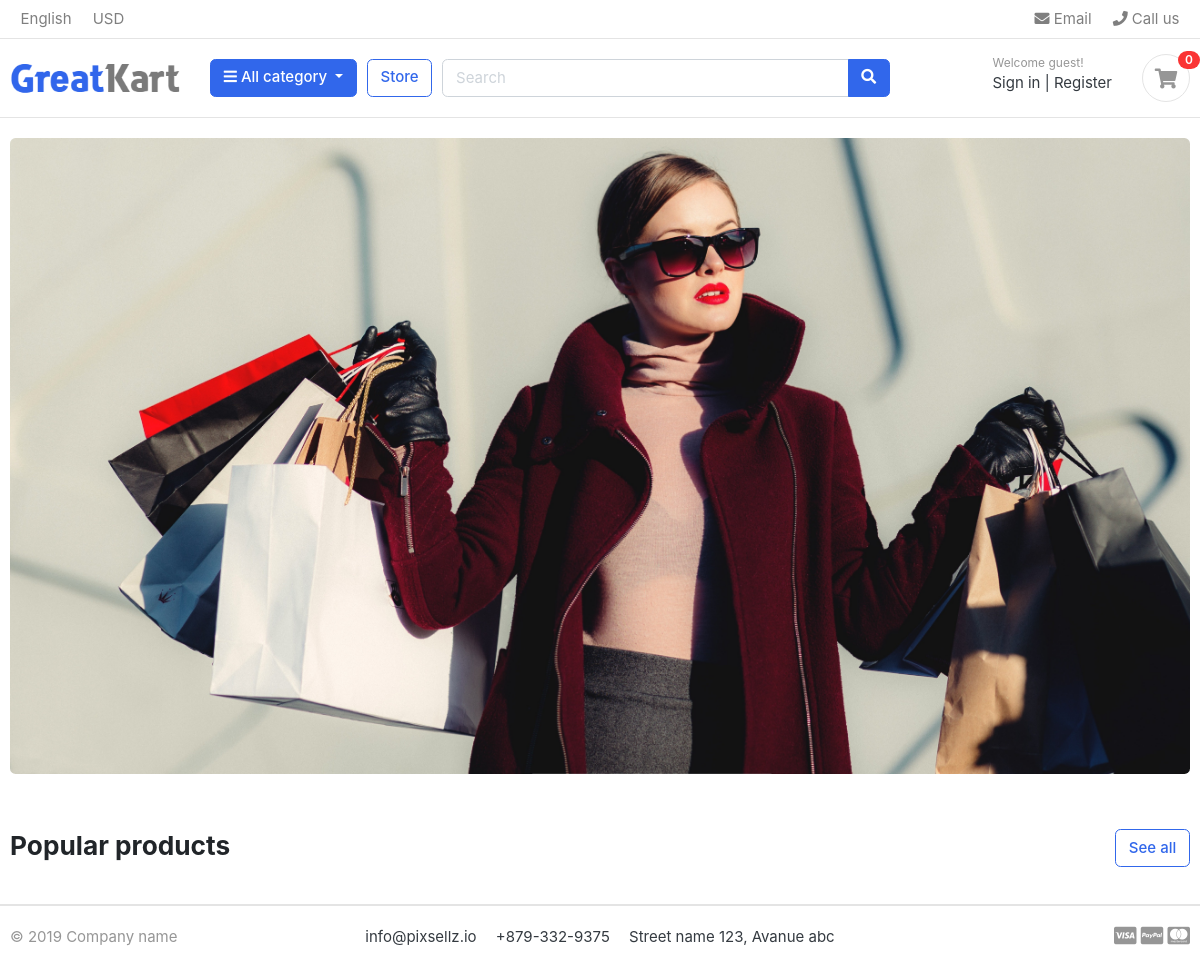
/, run on an earlier commit of the app's database.
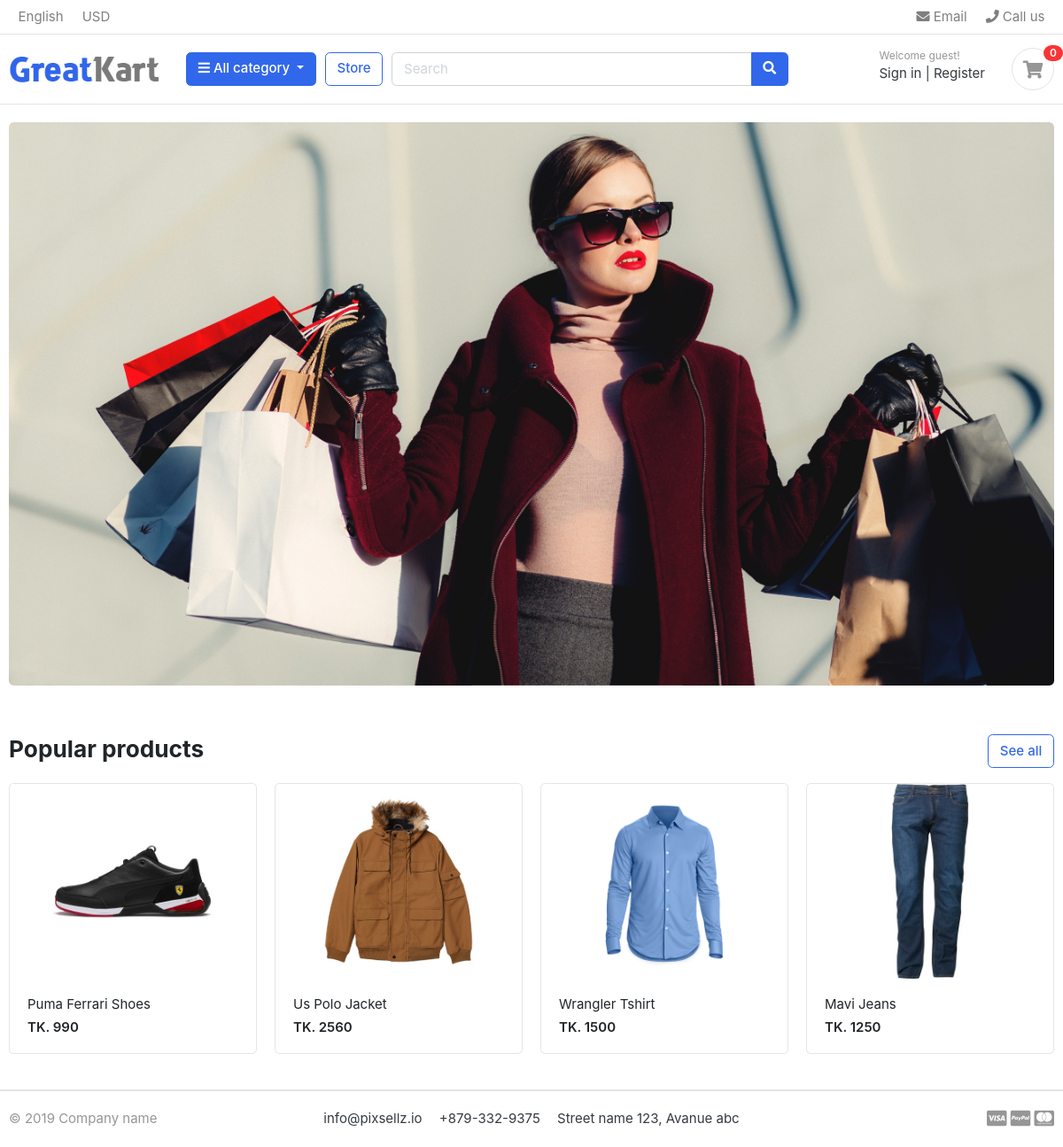
And on a later commit of the database.
### store/models.py (models this page shows, shortened)
class Product(models.Model):
    product_name = models.CharField(max_length=100,unique=True)
    slug = models.SlugField(max_length=100,unique=True)
    description = models.CharField(max_length=500,blank=True)
    price = models.IntegerField()
    images = models.ImageField(upload_to='photos/products')
    stock = models.IntegerField()
    is_available = models.BooleanField(default=True)
    category = models.ForeignKey(Category, on_delete=models.CASCADE)
    created_date = models.DateTimeField(auto_now_add=True)
    modified_date = models.DateTimeField(auto_now=True)
    def get_url(self):
        return reverse('products_details',args=[self.category.slug,self.slug])

### ezcart/views.py (the view)
# urls.py: path('',views.home,name='home'),
def home(request):
    products = Product.objects.all().filter(is_available=True)
    context = {'products':products}
    return render(request,'index.html',context)

### category/context_processors.py (called while the page is built)
def menu(request):
    link = Category.objects.all()
    return dict(link=link)

### category/models.py (called while the page is built)
    def get_url(self):
        return reverse("Category_products",args = [self.slug])

### templates/index.html
{% extends 'base.html' %}
{% load static %}
{% block content %}
<section class="section-intro padding-y-sm">
<div class="container">
<div class="intro-banner-wrap">
	<img src="{% static "images/banners/cover.jpg" %}" class="img-fluid rounded">
</div>
</div>
</section>
<section class="section-name padding-y-sm">
<div class="container">
<header class="section-heading">
	<a href="{% url "store" %}" class="btn btn-outline-primary float-right">See all</a>
	<h3 class="section-title">Popular products</h3>
</header>
<div class="row">
	{% for product in products%}
	<div class="col-md-3">
		<div class="card card-product-grid">
			<a href="{{ product.get_url }}" class="img-wrap"> <img src="{{product.images.url}}"> </a>
			<figcaption class="info-wrap">
				<a href="{{ product.get_url }}" class="title">{{product.product_name}}</a>
				<div class="price mt-1">TK. {{product.price}}</div>
			</figcaption>
		</div>
	</div>
	{% endfor %}
</div>
</section>
{% endblock %}

### templates/base.html (shortened to what this page needs)
{% load static %}
<!DOCTYPE HTML>
<html lang="en">
<head>
<link href="{% static "css/bootstrap.css" %}" rel="stylesheet" type="text/css"/>
<link href="{% static "fonts/fontawesome/css/all.min.css" %}" type="text/css" rel="stylesheet">
<link href="{% static "css/ui.css" %}" rel="stylesheet" type="text/css"/>
<link href="{% static "css/responsive.css" %}" rel="stylesheet" media="only screen and (max-width: 1200px)" />
</head>
<body>
{% include 'includes/navbar.html' %}
{% block content %}
{% endblock %}
{% include 'includes/footer.html' %}
</body>
</html>

### templates/includes/navbar.html (shortened to what this page needs)
{% load static %}
<header class="section-header">
    <nav class="navbar p-md-0 navbar-expand-sm navbar-light border-bottom">
    <div class="container">
      <div class="collapse navbar-collapse" id="navbarTop4">
        <ul class="navbar-nav mr-auto">
            <li class="nav-item dropdown">
                 <a href="#" class="nav-link"> English </a>
            </li>
            <li class="nav-item dropdown">
                <a href="#" class="nav-link"> USD </a>
            </li>
        </ul>
        <ul class="navbar-nav">
            <li><a href="#" class="nav-link"> <i class="fa fa-envelope"></i> Email </a></li>
            <li><a href="#" class="nav-link"> <i class="fa fa-phone"></i> Call us </a></li>
        </ul>
      </div>
    </div>
    </nav>
    <section class="header-main border-bottom">
        <div class="container">
    <div class="row align-items-center">
        <div class="col-lg-2 col-md-3 col-6">
            <a href="{% url 'home' %}" class="brand-wrap">
                <img class="logo" src="{% static "./images/logo.png" %}">
            </a>
        </div>
        <div class="col-lg col-sm col-md col-6 flex-grow-0">
            <div class="category-wrap dropdown d-inline-block float-right">
                <button type="button" class="btn btn-primary dropdown-toggle" data-toggle="dropdown">
                    <i class="fa fa-bars"></i> All category
                </button>
            </div>
        </div>
        <a href="{% url "store" %}" class="btn btn-outline-primary">Store</a>
        <div class="col-lg  col-md-6 col-sm-12 col">
            <form action="#" class="search">
                <div class="input-group w-100">
                    <input type="text" class="form-control" style="width:60%;" placeholder="Search">
                    <div class="input-group-append">
                      <button class="btn btn-primary" type="submit">
                        <i class="fa fa-search"></i>
                      </button>
                    </div>
                </div>
            </form>
        </div>
        <div class="col-lg-3 col-sm-6 col-8 order-2 order-lg-3">
                    <div class="d-flex justify-content-end mb-3 mb-lg-0">
                        <div class="widget-header">
                            <small class="title text-muted">Welcome guest!</small>
                            <div>
                                <a href="./signin.html">Sign in</a> <span class="dark-transp"> | </span>
                                <a href="./register.html"> Register</a>
                            </div>
                        </div>
                        <a href="./cart.html" class="widget-header pl-3 ml-3">
                            <div class="icon icon-sm rounded-circle border"><i class="fa fa-shopping-cart"></i></div>
                            <span class="badge badge-pill badge-danger notify">0</span>
                        </a>
                    </div>
                </div>
    </div>
        </div>
    </section>
    </header>

### templates/includes/footer.html
<footer class="section-footer border-top">
	<div class="container">
		<section class="footer-bottom border-top row">
			<div class="col-md-2">
				<p class="text-muted"> &copy 2019 Company name </p>
			</div>
			<div class="col-md-8 text-md-center">
				<span  class="px-2">info@pixsellz.io</span>
				<span  class="px-2">+879-332-9375</span>
				<span  class="px-2">Street name 123, Avanue abc</span>
			</div>
			<div class="col-md-2 text-md-right text-muted">
				<i class="fab fa-lg fa-cc-visa"></i>
				<i class="fab fa-lg fa-cc-paypal"></i>
				<i class="fab fa-lg fa-cc-mastercard"></i>
			</div>
		</section>
	</div>
</footer>

### static/css/ui.css (style rules this page uses)
html { font-family: "Inter", sans-serif; font-size: 15px; }
.img-wrap { text-align: center; display: block; }
.img-wrap img { max-width: 100%; }
.icon-xs, .icon-sm, .icon-md, .icon-lg { display: inline-block; text-align: center; flex-shrink: 0; flex-grow: 0; }
.icon-sm { width: 48px; height: 48px; line-height: 48px !important; font-size: 20px; }
.padding-y-sm { padding-top: 20px; padding-bottom: 20px; }
.section-heading { margin-bottom: 20px; margin-top: 15px; }
.section-title { color: #212529; }
p:last-child { margin-bottom: 0; }
.header-main { position: relative; padding-top: 1rem; padding-bottom: 1rem; }
.brand-wrap .logo, .navbar-brand .logo { margin-right: 7px; max-height: 42px; display: inline-block; }
.widget-header { display: inline-block; vertical-align: middle; position: relative; }
.widget-header a { color: #343a40; }
.widget-header i { color: #969696; }
.widget-header .title { display: block; }
.widget-header .notify { position: absolute; top: -3px; right: -10px; }
.footer-bottom { padding-top: 20px; padding-bottom: 20px; }
[class*=card-product] a.title { color: #212529; display: block; }
[class*=card-product] .img-wrap { overflow: hidden; position: relative; }
[class*=card-product] .img-wrap img { height: 100%; max-width: 100%; width: auto; display: inline-block; -o-object-fit: cover; object-fit: cover; }
.card-product-grid { margin-bottom: 20px; }
.card-product-grid .img-wrap { border-radius: 0.2rem 0.2rem 0 0; height: 220px; }
.card-product-grid .info-wrap { overflow: hidden; padding: 18px 20px; }
.card .img-wrap { overflow: hidden; }
.notify { position: absolute; top: -4px; right: -10px; display: inline-block; padding: 0.25em 0.6em; font-size: 12px; line-height: 1; text-align: center; border-radius: 3rem; color: #fff; background-color: #fa3434; }
.price { font-weight: 600; color: #212529; }

What changed in the data, as far as the page shows it:
added Product: images (picture), product_name "Puma Ferrari Shoes", price "990"
added Product: images (picture), product_name "Us Polo Jacket", price "2560"
added Product: images (picture), product_name "Wrangler Tshirt", price "1500"
added Product: images (picture), product_name "Mavi Jeans", price "1250"
